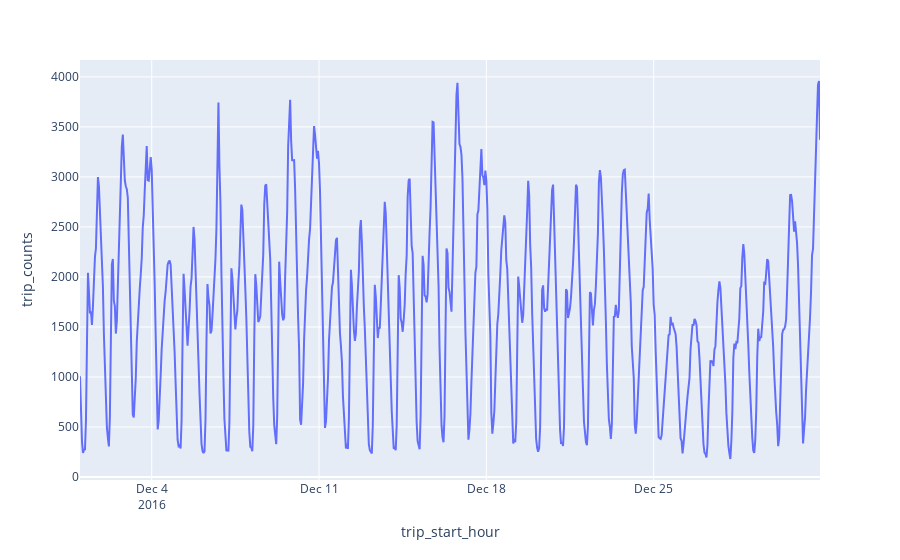

Source (notebook cell):
### Markdown cell above
# We can see daily seasonality to our data
This means that we will need to normalize by hour should we analyze data by hour.

### Code cell
fig = px.line(df, x="trip_start_hour", y="trip_counts")
fig.show()

### Figure 1 — Plotly figure (JSON) as saved in the notebook; plotly's stock layout.template omitted (floating-point values rounded to 4 significant figures; data arrays with more than 128 entries replaced by an {"elided": "..."} marker saying what was removed)
{"data": [{"hovertemplate": "trip_start_hour=%{x}<br>trip_counts=%{y}<extra></extra>", "legendgroup": "", "line": {"color": "#636efa", "dash": "solid"}, "marker": {"symbol": "circle"}, "mode": "lines", "name": "", "orientation": "v", "showlegend": false, "type": "scatter", "x": {"elided": "744 str values"}, "xaxis": "x", "y": {"elided": "744 int values"}, "yaxis": "y"}], "layout": {"legend": {"tracegroupgap": 0}, "margin": {"t": 60}, "xaxis": {"anchor": "y", "domain": [0, 1], "title": {"text": "trip_start_hour"}}, "yaxis": {"anchor": "x", "domain": [0, 1], "title": {"text": "trip_counts"}}}}
